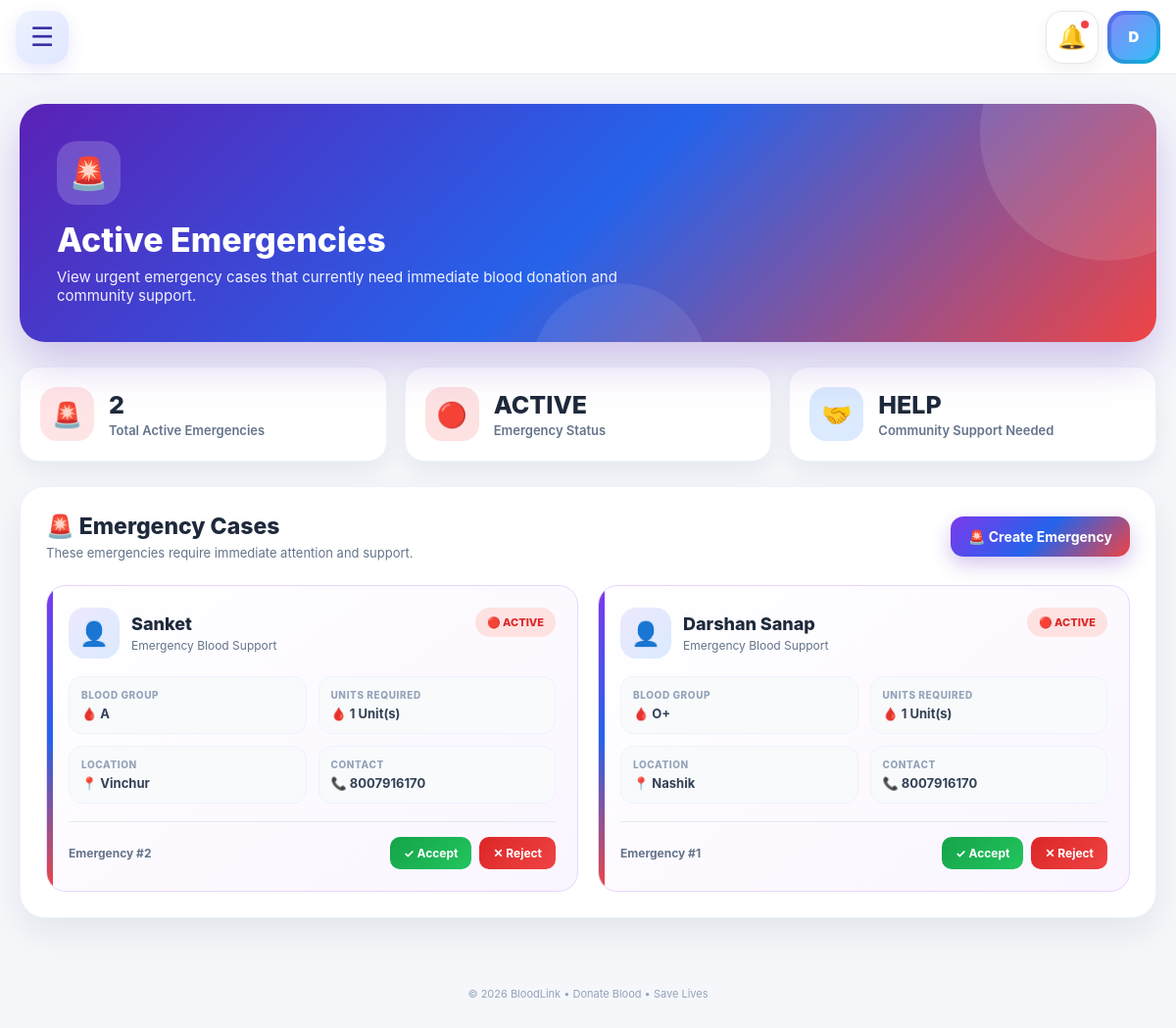
The page /active-emergencies/ (signed in) on the database as committed earlier.
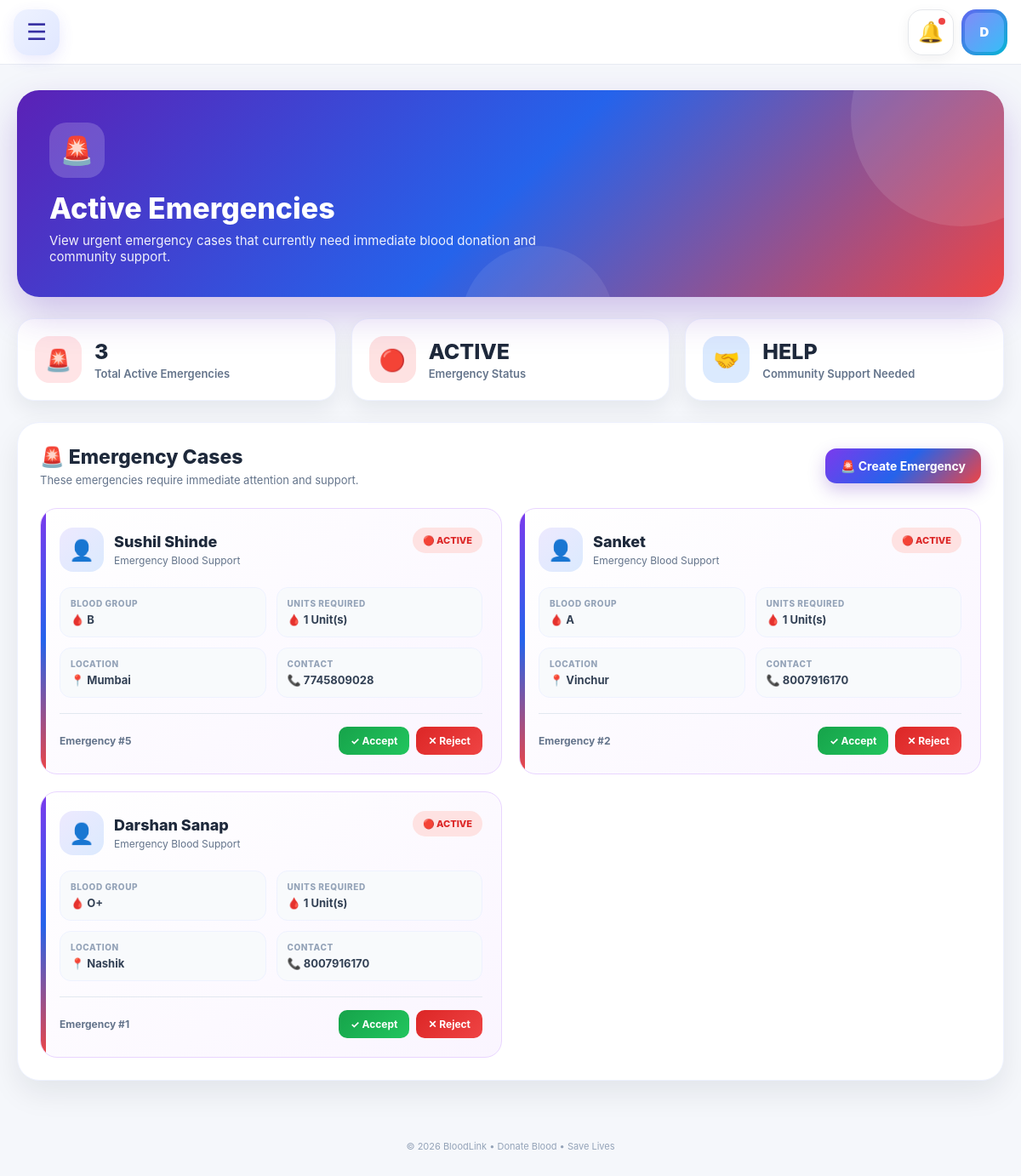
The same page on the database as committed later.
### accounts/models.py (models this page shows, shortened)
class EmergencyRequest(models.Model):
    EMERGENCY_TYPE_CHOICES = [
        ("Accident", "Accident"),
        ("Surgery", "Surgery"),
        ("Emergency", "Emergency"),
        ("Other", "Other"),
    ]
    URGENCY_CHOICES = [
        ("CRITICAL", "CRITICAL"),
        ("HIGH", "HIGH"),
        ("NORMAL", "NORMAL"),
    ]
    STATUS_CHOICES = [
        ("ACTIVE", "ACTIVE"),
        ("MATCHED", "MATCHED"),
        ("COMPLETED", "COMPLETED"),
        ("CANCELLED", "CANCELLED"),
    ]
    created_by = models.ForeignKey(
        User,
        on_delete=models.SET_NULL,
        null=True,
        blank=True,
        related_name="created_emergencies"
    )
    patient_name = models.CharField(max_length=100)
    blood_group = models.CharField(max_length=10)
    units_required = models.PositiveIntegerField(default=1)
    hospital_name = models.CharField(max_length=200)
    city = models.CharField(max_length=100)
    contact_number = models.CharField(max_length=15)
    emergency_type = models.CharField(
        max_length=50,
        choices=EMERGENCY_TYPE_CHOICES,
        default="Accident"
    )
    urgency = models.CharField(
        max_length=20,
        choices=URGENCY_CHOICES,
        default="HIGH"
    )
    status = models.CharField(
        max_length=20,
        choices=STATUS_CHOICES,
        default="ACTIVE"
    )
    created_at = models.DateTimeField(
        auto_now_add=True
    )

### accounts/views.py (the view)
@login_required
def active_emergency_list(request):
    emergencies = (
        EmergencyRequest.objects
        .filter(status="ACTIVE")
        .order_by("-created_at")
    )
    return render(
        request,
        "accounts/active_emergency_list.html",
        {
            "emergencies": emergencies
        }
    )

### templates/accounts/active_emergency_list.html (shortened to what the changed rows need)
{% extends "base.html" %}
{% block content %}
<div class="emergency-page">
    <div class="emergency-hero">
        <div class="hero-content">
            <h1>Active Emergencies</h1>
        </div>
    </div>
    <div class="emergency-stats">
        <div class="emergency-stat">
            <div class="stat-content">
                <h3>{{ emergencies|length }}</h3>
                <span>Total Active Emergencies</span>
            </div>
        </div>
    </div>
    <div class="emergency-container">
        <div class="section-header">
            <div>
                <h2>🚨 Emergency Cases</h2>
            </div>
        </div>
        {% if emergencies %}
        <div class="emergency-grid">
            {% for emergency in emergencies %}
            <div class="emergency-card">
                <div class="emergency-top">
                    <div class="patient-info">
                        <div class="patient-avatar">
                            👤
                        </div>
                        <div>
                            <h3>
                                {{ emergency.patient_name }}
                            </h3>
                            <span>
                                Emergency Blood Support
                            </span>
                        </div>
                    </div>
                    <div class="active-badge">
                        🔴 ACTIVE
                    </div>
                </div>
                <div class="emergency-details">
                    <div class="detail-box">
                        <div class="detail-label">
                            Blood Group
                        </div>
                        <div class="detail-value">
                            🩸 {{ emergency.blood_group }}
                        </div>
                    </div>
                    <div class="detail-box">
                        <div class="detail-label">
                            Units Required
                        </div>
                        <div class="detail-value">
                            🩸 {{ emergency.units_required }} Unit(s)
                        </div>
                    </div>
                    <div class="detail-box">
                        <div class="detail-label">
                            Location
                        </div>
                        <div class="detail-value">
                            📍 {{ emergency.city }}
                        </div>
                    </div>
                    <div class="detail-box">
                        <div class="detail-label">
                            Contact
                        </div>
                        <div class="detail-value">
                            📞 {{ emergency.contact_number }}
                        </div>
                    </div>
                </div>
                <div class="emergency-footer">
                    <span class="emergency-id">
                        Emergency #{{ emergency.id }}
                    </span>
                    <div class="emergency-actions">
                        <form
                            method="POST"
                            action="{% url 'accept_emergency' emergency.id %}"
                            class="action-form"
                        >
                            <button
                                type="submit"
                                class="accept-btn"
                            >
                                ✓ Accept
                            </button>
                        </form>
                        <form
                            method="POST"
                            action="{% url 'reject_emergency' emergency.id %}"
                            class="action-form"
                        >
                            <button
                                type="submit"
                                class="reject-btn"
                            >
                                ✕ Reject
                            </button>
                        </form>
                    </div>
                </div>
            </div>
            {% endfor %}
        </div>
        {% endif %}
    </div>
</div>
{% endblock %}

Rows that differ between the two databases and show on the page:
added EmergencyRequest: patient_name "Sushil Shinde", blood_group "B", units_required "1", city "Mumbai", contact_number "7745809028", id "5"
Other text that changed with them:
{{ emergencies|length }}: "2" → "3"
